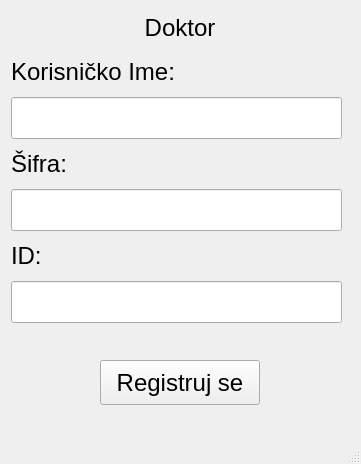
<?xml version="1.0" encoding="UTF-8"?>
<ui version="4.0">
 <class>MainWindow</class>
 <widget class="QMainWindow" name="MainWindow">
  <property name="geometry">
   <rect>
    <x>0</x>
    <y>0</y>
    <width>361</width>
    <height>464</height>
   </rect>
  </property>
  <property name="windowTitle">
   <string>Ambulanta</string>
  </property>
  <widget class="QWidget" name="centralwidget">
   <widget class="QPushButton" name="doktor_registruj_reg">
    <property name="geometry">
     <rect>
      <x>100</x>
      <y>360</y>
      <width>160</width>
      <height>45</height>
     </rect>
    </property>
    <property name="font">
     <font>
      <pointsize>18</pointsize>
     </font>
    </property>
    <property name="text">
     <string>Registruj se</string>
    </property>
   </widget>
   <widget class="QLineEdit" name="sifra_doktor_reg">
    <property name="geometry">
     <rect>
      <x>11</x>
      <y>189</y>
      <width>331</width>
      <height>42</height>
     </rect>
    </property>
    <property name="font">
     <font>
      <pointsize>18</pointsize>
     </font>
    </property>
   </widget>
   <widget class="QLineEdit" name="ime_doktor_reg">
    <property name="geometry">
     <rect>
      <x>11</x>
      <y>97</y>
      <width>331</width>
      <height>42</height>
     </rect>
    </property>
    <property name="font">
     <font>
      <pointsize>18</pointsize>
     </font>
    </property>
    <property name="text">
     <string/>
    </property>
   </widget>
   <widget class="QLabel" name="doktorLoginSifra">
    <property name="geometry">
     <rect>
      <x>11</x>
      <y>146</y>
      <width>72</width>
      <height>36</height>
     </rect>
    </property>
    <property name="font">
     <font>
      <pointsize>18</pointsize>
     </font>
    </property>
    <property name="text">
     <string>Šifra:</string>
    </property>
   </widget>
   <widget class="QLabel" name="doktorLoginIme">
    <property name="geometry">
     <rect>
      <x>11</x>
      <y>54</y>
      <width>206</width>
      <height>36</height>
     </rect>
    </property>
    <property name="font">
     <font>
      <pointsize>18</pointsize>
     </font>
    </property>
    <property name="text">
     <string>Korisničko Ime:</string>
    </property>
   </widget>
   <widget class="QLabel" name="doktorLoginLabel">
    <property name="geometry">
     <rect>
      <x>135</x>
      <y>10</y>
      <width>90</width>
      <height>36</height>
     </rect>
    </property>
    <property name="font">
     <font>
      <pointsize>18</pointsize>
     </font>
    </property>
    <property name="text">
     <string>Doktor</string>
    </property>
    <property name="alignment">
     <set>Qt::AlignCenter</set>
    </property>
   </widget>
   <widget class="QLineEdit" name="id_doktor_reg">
    <property name="geometry">
     <rect>
      <x>11</x>
      <y>281</y>
      <width>331</width>
      <height>42</height>
     </rect>
    </property>
    <property name="font">
     <font>
      <pointsize>18</pointsize>
     </font>
    </property>
   </widget>
   <widget class="QLabel" name="label">
    <property name="geometry">
     <rect>
      <x>11</x>
      <y>238</y>
      <width>42</width>
      <height>36</height>
     </rect>
    </property>
    <property name="font">
     <font>
      <pointsize>18</pointsize>
     </font>
    </property>
    <property name="text">
     <string>ID:</string>
    </property>
   </widget>
   <widget class="QLabel" name="greska_doktor_reg">
    <property name="geometry">
     <rect>
      <x>20</x>
      <y>330</y>
      <width>281</width>
      <height>21</height>
     </rect>
    </property>
    <property name="font">
     <font>
      <pointsize>10</pointsize>
     </font>
    </property>
    <property name="text">
     <string/>
    </property>
   </widget>
  </widget>
  <widget class="QMenuBar" name="menubar">
   <property name="geometry">
    <rect>
     <x>0</x>
     <y>0</y>
     <width>361</width>
     <height>26</height>
    </rect>
   </property>
  </widget>
  <widget class="QStatusBar" name="statusbar"/>
 </widget>
 <resources/>
 <connections/>
</ui>
